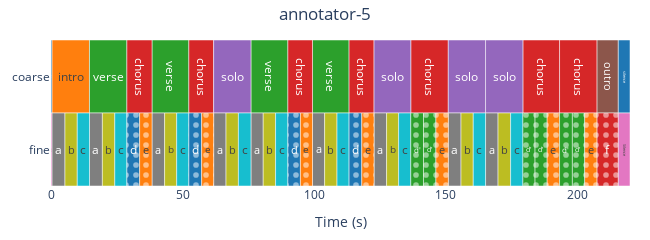

The code cell stored with this chart in its notebook:
### Code cell
ref.plot()

### Figure 1 — Plotly figure (JSON) as saved in the notebook; plotly's stock layout.template omitted (floating-point values rounded to 4 significant figures)
{"data": [{"base": [0, 215.6], "customdata": ["<b>silence</b><br>Layer: coarse<br>Start: 0.000s<br>End: 0.418s<br>Duration: 0.418s", "<b>silence</b><br>Layer: coarse<br>Start: 215.635s<br>End: 220.149s<br>Duration: 4.514s"], "hovertemplate": "%{customdata}<extra></extra>", "insidetextanchor": "middle", "marker": {"color": "#1F77B4", "line": {"color": "white", "width": 0.5}, "pattern": {"fgcolor": "white", "fgopacity": 0.5, "shape": "", "solidity": 0.25}}, "name": "silence", "orientation": "h", "showlegend": true, "text": ["silence", "silence"], "textposition": "inside", "type": "bar", "width": 1, "x": [0.418, 4.514], "y": ["coarse", "coarse"]}, {"base": [0.418], "customdata": ["<b>intro</b><br>Layer: coarse<br>Start: 0.418s<br>End: 14.632s<br>Duration: 14.214s"], "hovertemplate": "%{customdata}<extra></extra>", "insidetextanchor": "middle", "marker": {"color": "#FF7F0E", "line": {"color": "white", "width": 0.5}, "pattern": {"fgcolor": "white", "fgopacity": 0.5, "shape": "", "solidity": 0.25}}, "name": "intro", "orientation": "h", "showlegend": true, "text": ["intro"], "textposition": "inside", "type": "bar", "width": 1, "x": [14.21], "y": ["coarse"]}, {"base": [14.63, 38.4, 76.03, 99.43], "customdata": ["<b>verse</b><br>Layer: coarse<br>Start: 14.632s<br>End: 28.851s<br>Duration: 14.219s", "<b>verse</b><br>Layer: coarse<br>Start: 38.403s<br>End: 52.410s<br>Duration: 14.007s", "<b>verse</b><br>Layer: coarse<br>Start: 76.031s<br>End: 90.073s<br>Duration: 14.042s", "<b>verse</b><br>Layer: coarse<br>Start: 99.425s<br>End: 113.337s<br>Duration: 13.912s"], "hovertemplate": "%{customdata}<extra></extra>", "insidetextanchor": "middle", "marker": {"color": "#2CA02C", "line": {"color": "white", "width": 0.5}, "pattern": {"fgcolor": "white", "fgopacity": 0.5, "shape": "", "solidity": 0.25}}, "name": "verse", "orientation": "h", "showlegend": true, "text": ["verse", "verse", "verse", "verse"], "textposition": "inside", "type": "bar", "width": 1, "x": [14.22, 14.01, 14.04, 13.91], "y": ["coarse", "coarse", "coarse", "coarse"]}, {"base": [28.85, 52.41, 90.07, 113.3, 136.8, 179.4, 193.4], "customdata": ["<b>chorus</b><br>Layer: coarse<br>Start: 28.851s<br>End: 38.403s<br>Duration: 9.552s", "<b>chorus</b><br>Layer: coarse<br>Start: 52.410s<br>End: 61.839s<br>Duration: 9.429s", "<b>chorus</b><br>Layer: coarse<br>Start: 90.073s<br>End: 99.425s<br>Duration: 9.352s", "<b>chorus</b><br>Layer: coarse<br>Start: 113.337s<br>End: 122.833s<br>Duration: 9.496s", "<b>chorus</b><br>Layer: coarse<br>Start: 136.793s<br>End: 151.058s<br>Duration: 14.265s", "<b>chorus</b><br>Layer: coarse<br>Start: 179.425s<br>End: 193.364s<br>Duration: 13.939s", "<b>chorus</b><br>Layer: coarse<br>Start: 193.364s<br>End: 207.633s<br>Duration: 14.269s"], "hovertemplate": "%{customdata}<extra></extra>", "insidetextanchor": "middle", "marker": {"color": "#D62728", "line": {"color": "white", "width": 0.5}, "pattern": {"fgcolor": "white", "fgopacity": 0.5, "shape": "", "solidity": 0.25}}, "name": "chorus", "orientation": "h", "showlegend": true, "text": ["chorus", "chorus", "chorus", "chorus", "chorus", "chorus", "chorus"], "textposition": "inside", "type": "bar", "width": 1, "x": [9.552, 9.429, 9.352, 9.496, 14.27, 13.94, 14.27], "y": ["coarse", "coarse", "coarse", "coarse", "coarse", "coarse", "coarse"]}, {"base": [61.84, 122.8, 151.1, 165.2], "customdata": ["<b>solo</b><br>Layer: coarse<br>Start: 61.839s<br>End: 76.031s<br>Duration: 14.191s", "<b>solo</b><br>Layer: coarse<br>Start: 122.833s<br>End: 136.793s<br>Duration: 13.960s", "<b>solo</b><br>Layer: coarse<br>Start: 151.058s<br>End: 165.225s<br>Duration: 14.167s", "<b>solo</b><br>Layer: coarse<br>Start: 165.225s<br>End: 179.425s<br>Duration: 14.200s"], "hovertemplate": "%{customdata}<extra></extra>", "insidetextanchor": "middle", "marker": {"color": "#9467BD", "line": {"color": "white", "width": 0.5}, "pattern": {"fgcolor": "white", "fgopacity": 0.5, "shape": "", "solidity": 0.25}}, "name": "solo", "orientation": "h", "showlegend": true, "text": ["solo", "solo", "solo", "solo"], "textposition": "inside", "type": "bar", "width": 1, "x": [14.19, 13.96, 14.17, 14.2], "y": ["coarse", "coarse", "coarse", "coarse"]}, {"base": [207.6], "customdata": ["<b>outro</b><br>Layer: coarse<br>Start: 207.633s<br>End: 215.635s<br>Duration: 8.002s"], "hovertemplate": "%{customdata}<extra></extra>", "insidetextanchor": "middle", "marker": {"color": "#8C564B", "line": {"color": "white", "width": 0.5}, "pattern": {"fgcolor": "white", "fgopacity": 0.5, "shape": "", "solidity": 0.25}}, "name": "outro", "orientation": "h", "showlegend": true, "text": ["outro"], "textposition": "inside", "type": "bar", "width": 1, "x": [8.002], "y": ["coarse"]}, {"base": [0, 215.6], "customdata": ["<b>Silence</b><br>Layer: fine<br>Start: 0.000s<br>End: 0.418s<br>Duration: 0.418s", "<b>Silence</b><br>Layer: fine<br>Start: 215.635s<br>End: 220.149s<br>Duration: 4.514s"], "hovertemplate": "%{customdata}<extra></extra>", "insidetextanchor": "middle", "marker": {"color": "#E377C2", "line": {"color": "white", "width": 0.5}, "pattern": {"fgcolor": "white", "fgopacity": 0.5, "shape": "", "solidity": 0.25}}, "name": "Silence", "orientation": "h", "showlegend": true, "text": ["Silence", "Silence"], "textposition": "inside", "type": "bar", "width": 1, "x": [0.418, 4.514], "y": ["fine", "fine"]}, {"base": [0.418, 14.63, 38.4, 61.84, 76.03, 99.43, 122.8, 151.1, 165.2], "customdata": ["<b>a</b><br>Layer: fine<br>Start: 0.418s<br>End: 5.316s<br>Duration: 4.898s", "<b>a</b><br>Layer: fine<br>Start: 14.632s<br>End: 19.535s<br>Duration: 4.903s", "<b>a</b><br>Layer: fine<br>Start: 38.403s<br>End: 43.202s<br>Duration: 4.799s", "<b>a</b><br>Layer: fine<br>Start: 61.839s<br>End: 66.546s<br>Duration: 4.707s", "<b>a</b><br>Layer: fine<br>Start: 76.031s<br>End: 80.691s<br>Duration: 4.660s", "<b>a</b><br>Layer: fine<br>Start: 99.425s<br>End: 104.041s<br>Duration: 4.616s", "<b>a</b><br>Layer: fine<br>Start: 122.833s<br>End: 127.601s<br>Duration: 4.768s", "<b>a</b><br>Layer: fine<br>Start: 151.058s<br>End: 155.898s<br>Duration: 4.840s", "<b>a</b><br>Layer: fine<br>Start: 165.225s<br>End: 169.977s<br>Duration: 4.752s"], "hovertemplate": "%{customdata}<extra></extra>", "insidetextanchor": "middle", "marker": {"color": "#7F7F7F", "line": {"color": "white", "width": 0.5}, "pattern": {"fgcolor": "white", "fgopacity": 0.5, "shape": "", "solidity": 0.25}}, "name": "a", "orientation": "h", "showlegend": true, "text": ["a", "a", "a", "a", "a", "a", "a", "a", "a"], "textposition": "inside", "type": "bar", "width": 1, "x": [4.898, 4.903, 4.799, 4.707, 4.66, 4.616, 4.768, 4.84, 4.752], "y": ["fine", "fine", "fine", "fine", "fine", "fine", "fine", "fine", "fine"]}, {"base": [5.316, 19.54, 43.2, 66.55, 80.69, 104.0, 127.6, 155.9, 170.0], "customdata": ["<b>b</b><br>Layer: fine<br>Start: 5.316s<br>End: 9.990s<br>Duration: 4.675s", "<b>b</b><br>Layer: fine<br>Start: 19.535s<br>End: 24.247s<br>Duration: 4.712s", "<b>b</b><br>Layer: fine<br>Start: 43.202s<br>End: 47.786s<br>Duration: 4.584s", "<b>b</b><br>Layer: fine<br>Start: 66.546s<br>End: 71.258s<br>Duration: 4.712s", "<b>b</b><br>Layer: fine<br>Start: 80.691s<br>End: 85.387s<br>Duration: 4.696s", "<b>b</b><br>Layer: fine<br>Start: 104.041s<br>End: 108.755s<br>Duration: 4.714s", "<b>b</b><br>Layer: fine<br>Start: 127.601s<br>End: 132.169s<br>Duration: 4.568s", "<b>b</b><br>Layer: fine<br>Start: 155.898s<br>End: 160.553s<br>Duration: 4.655s", "<b>b</b><br>Layer: fine<br>Start: 169.977s<br>End: 174.753s<br>Duration: 4.776s"], "hovertemplate": "%{customdata}<extra></extra>", "insidetextanchor": "middle", "marker": {"color": "#BCBD22", "line": {"color": "white", "width": 0.5}, "pattern": {"fgcolor": "white", "fgopacity": 0.5, "shape": "", "solidity": 0.25}}, "name": "b", "orientation": "h", "showlegend": true, "text": ["b", "b", "b", "b", "b", "b", "b", "b", "b"], "textposition": "inside", "type": "bar", "width": 1, "x": [4.675, 4.712, 4.584, 4.712, 4.696, 4.714, 4.568, 4.655, 4.776], "y": ["fine", "fine", "fine", "fine", "fine", "fine", "fine", "fine", "fine"]}, {"base": [9.99, 24.25, 47.79, 71.26, 85.39, 108.8, 132.2, 160.6, 174.8], "customdata": ["<b>c</b><br>Layer: fine<br>Start: 9.990s<br>End: 14.632s<br>Duration: 4.641s", "<b>c</b><br>Layer: fine<br>Start: 24.247s<br>End: 28.851s<br>Duration: 4.604s", "<b>c</b><br>Layer: fine<br>Start: 47.786s<br>End: 52.410s<br>Duration: 4.624s", "<b>c</b><br>Layer: fine<br>Start: 71.258s<br>End: 76.031s<br>Duration: 4.772s", "<b>c</b><br>Layer: fine<br>Start: 85.387s<br>End: 90.073s<br>Duration: 4.686s", "<b>c</b><br>Layer: fine<br>Start: 108.755s<br>End: 113.337s<br>Duration: 4.582s", "<b>c</b><br>Layer: fine<br>Start: 132.169s<br>End: 136.793s<br>Duration: 4.624s", "<b>c</b><br>Layer: fine<br>Start: 160.553s<br>End: 165.225s<br>Duration: 4.672s", "<b>c</b><br>Layer: fine<br>Start: 174.753s<br>End: 179.425s<br>Duration: 4.672s"], "hovertemplate": "%{customdata}<extra></extra>", "insidetextanchor": "middle", "marker": {"color": "#17BECF", "line": {"color": "white", "width": 0.5}, "pattern": {"fgcolor": "white", "fgopacity": 0.5, "shape": "", "solidity": 0.25}}, "name": "c", "orientation": "h", "showlegend": true, "text": ["c", "c", "c", "c", "c", "c", "c", "c", "c"], "textposition": "inside", "type": "bar", "width": 1, "x": [4.641, 4.604, 4.624, 4.772, 4.686, 4.582, 4.624, 4.672, 4.672], "y": ["fine", "fine", "fine", "fine", "fine", "fine", "fine", "fine", "fine"]}, {"base": [28.85, 52.41, 90.07, 113.3], "customdata": ["<b>d</b><br>Layer: fine<br>Start: 28.851s<br>End: 33.698s<br>Duration: 4.848s", "<b>d</b><br>Layer: fine<br>Start: 52.410s<br>End: 57.282s<br>Duration: 4.872s", "<b>d</b><br>Layer: fine<br>Start: 90.073s<br>End: 94.833s<br>Duration: 4.760s", "<b>d</b><br>Layer: fine<br>Start: 113.337s<br>End: 118.169s<br>Duration: 4.832s"], "hovertemplate": "%{customdata}<extra></extra>", "insidetextanchor": "middle", "marker": {"color": "#1F77B4", "line": {"color": "white", "width": 0.5}, "pattern": {"fgcolor": "white", "fgopacity": 0.5, "shape": ".", "solidity": 0.25}}, "name": "d", "orientation": "h", "showlegend": true, "text": ["d", "d", "d", "d"], "textposition": "inside", "type": "bar", "width": 1, "x": [4.848, 4.872, 4.76, 4.832], "y": ["fine", "fine", "fine", "fine"]}, {"base": [33.7, 57.28, 94.83, 118.2, 146.3, 188.6, 202.9], "customdata": ["<b>e</b><br>Layer: fine<br>Start: 33.698s<br>End: 38.403s<br>Duration: 4.705s", "<b>e</b><br>Layer: fine<br>Start: 57.282s<br>End: 61.839s<br>Duration: 4.557s", "<b>e</b><br>Layer: fine<br>Start: 94.833s<br>End: 99.425s<br>Duration: 4.592s", "<b>e</b><br>Layer: fine<br>Start: 118.169s<br>End: 122.833s<br>Duration: 4.664s", "<b>e</b><br>Layer: fine<br>Start: 146.281s<br>End: 151.058s<br>Duration: 4.777s", "<b>e</b><br>Layer: fine<br>Start: 188.574s<br>End: 193.364s<br>Duration: 4.791s", "<b>e</b><br>Layer: fine<br>Start: 202.881s<br>End: 207.633s<br>Duration: 4.752s"], "hovertemplate": "%{customdata}<extra></extra>", "insidetextanchor": "middle", "marker": {"color": "#FF7F0E", "line": {"color": "white", "width": 0.5}, "pattern": {"fgcolor": "white", "fgopacity": 0.5, "shape": ".", "solidity": 0.25}}, "name": "e", "orientation": "h", "showlegend": true, "text": ["e", "e", "e", "e", "e", "e", "e"], "textposition": "inside", "type": "bar", "width": 1, "x": [4.705, 4.557, 4.592, 4.664, 4.777, 4.791, 4.752], "y": ["fine", "fine", "fine", "fine", "fine", "fine", "fine"]}, {"base": [136.8, 141.6, 179.4, 184.0, 193.4, 198.2], "customdata": ["<b>d'</b><br>Layer: fine<br>Start: 136.793s<br>End: 141.649s<br>Duration: 4.856s", "<b>d'</b><br>Layer: fine<br>Start: 141.649s<br>End: 146.281s<br>Duration: 4.633s", "<b>d'</b><br>Layer: fine<br>Start: 179.425s<br>End: 184.049s<br>Duration: 4.624s", "<b>d'</b><br>Layer: fine<br>Start: 184.049s<br>End: 188.574s<br>Duration: 4.524s", "<b>d'</b><br>Layer: fine<br>Start: 193.364s<br>End: 198.241s<br>Duration: 4.877s", "<b>d'</b><br>Layer: fine<br>Start: 198.241s<br>End: 202.881s<br>Duration: 4.640s"], "hovertemplate": "%{customdata}<extra></extra>", "insidetextanchor": "middle", "marker": {"color": "#2CA02C", "line": {"color": "white", "width": 0.5}, "pattern": {"fgcolor": "white", "fgopacity": 0.5, "shape": ".", "solidity": 0.25}}, "name": "d'", "orientation": "h", "showlegend": true, "text": ["d'", "d'", "d'", "d'", "d'", "d'"], "textposition": "inside", "type": "bar", "width": 1, "x": [4.856, 4.633, 4.624, 4.524, 4.877, 4.64], "y": ["fine", "fine", "fine", "fine", "fine", "fine"]}, {"base": [207.6], "customdata": ["<b>f</b><br>Layer: fine<br>Start: 207.633s<br>End: 215.635s<br>Duration: 8.002s"], "hovertemplate": "%{customdata}<extra></extra>", "insidetextanchor": "middle", "marker": {"color": "#D62728", "line": {"color": "white", "width": 0.5}, "pattern": {"fgcolor": "white", "fgopacity": 0.5, "shape": ".", "solidity": 0.25}}, "name": "f", "orientation": "h", "showlegend": true, "text": ["f"], "textposition": "inside", "type": "bar", "width": 1, "x": [8.002], "y": ["fine"]}], "layout": {"barmode": "overlay", "height": 120, "margin": {"b": 20, "l": 20, "r": 20, "t": 40}, "showlegend": false, "title": {"text": "annotator-5", "x": 0.5}, "width": 650, "xaxis": {"range": [0, 220.1], "title": {"text": "Time (s)"}}, "yaxis": {"categoryarray": ["fine", "coarse"], "categoryorder": "array", "title": {}}}}
